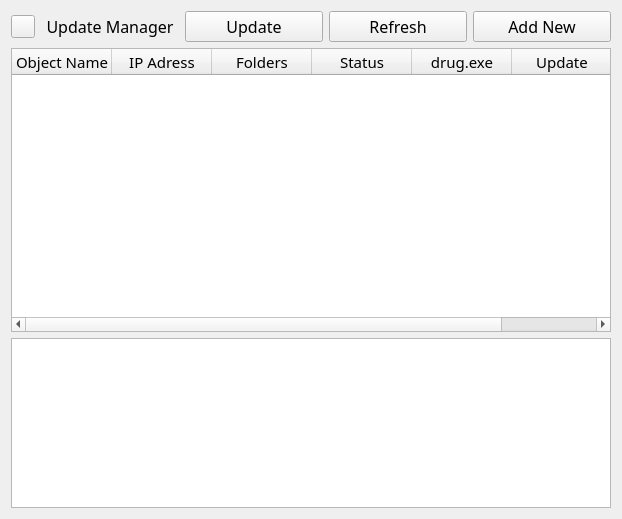
<?xml version="1.0" encoding="UTF-8"?>
<ui version="4.0">
 <class>ServerUpdate</class>
 <widget class="QWidget" name="ServerUpdate">
  <property name="geometry">
   <rect>
    <x>0</x>
    <y>0</y>
    <width>622</width>
    <height>519</height>
   </rect>
  </property>
  <property name="windowTitle">
   <string>Update Manager</string>
  </property>
  <layout class="QGridLayout" name="gridLayout">
   <item row="0" column="4">
    <widget class="QPushButton" name="addButton">
     <property name="font">
      <font>
       <family>Microsoft YaHei</family>
       <pointsize>12</pointsize>
      </font>
     </property>
     <property name="text">
      <string>Add New</string>
     </property>
    </widget>
   </item>
   <item row="0" column="2">
    <widget class="QPushButton" name="serverUpdateButton">
     <property name="font">
      <font>
       <family>Microsoft YaHei</family>
       <pointsize>12</pointsize>
      </font>
     </property>
     <property name="text">
      <string>Update</string>
     </property>
    </widget>
   </item>
   <item row="0" column="3">
    <widget class="QPushButton" name="refreshButton">
     <property name="font">
      <font>
       <family>Microsoft YaHei</family>
       <pointsize>12</pointsize>
      </font>
     </property>
     <property name="text">
      <string>Refresh</string>
     </property>
    </widget>
   </item>
   <item row="0" column="1">
    <widget class="QLabel" name="label">
     <property name="font">
      <font>
       <family>Microsoft YaHei</family>
       <pointsize>12</pointsize>
      </font>
     </property>
     <property name="text">
      <string>Update Manager</string>
     </property>
     <property name="alignment">
      <set>Qt::AlignCenter</set>
     </property>
    </widget>
   </item>
   <item row="0" column="0">
    <widget class="QToolButton" name="toolButton">
     <property name="sizePolicy">
      <sizepolicy hsizetype="Fixed" vsizetype="Fixed">
       <horstretch>0</horstretch>
       <verstretch>2</verstretch>
      </sizepolicy>
     </property>
     <property name="whatsThis">
      <string>&lt;html&gt;&lt;head/&gt;&lt;body&gt;&lt;p&gt;Go back&lt;/p&gt;&lt;/body&gt;&lt;/html&gt;</string>
     </property>
     <property name="inputMethodHints">
      <set>Qt::ImhNone</set>
     </property>
     <property name="text">
      <string/>
     </property>
     <property name="icon">
      <iconset theme="edit-undo">
       <normaloff>.</normaloff>.</iconset>
     </property>
     <property name="autoRepeatInterval">
      <number>100</number>
     </property>
     <property name="toolButtonStyle">
      <enum>Qt::ToolButtonFollowStyle</enum>
     </property>
     <property name="arrowType">
      <enum>Qt::NoArrow</enum>
     </property>
    </widget>
   </item>
   <item row="6" column="0" colspan="5">
    <layout class="QVBoxLayout" name="verticalLayout_2">
     <item>
      <widget class="QTableWidget" name="tableWidget">
       <property name="sizePolicy">
        <sizepolicy hsizetype="Expanding" vsizetype="Expanding">
         <horstretch>0</horstretch>
         <verstretch>5</verstretch>
        </sizepolicy>
       </property>
       <property name="font">
        <font>
         <family>Microsoft YaHei</family>
         <pointsize>11</pointsize>
        </font>
       </property>
       <column>
        <property name="text">
         <string>Object Name</string>
        </property>
       </column>
       <column>
        <property name="text">
         <string>IP Adress</string>
        </property>
       </column>
       <column>
        <property name="text">
         <string>Folders</string>
        </property>
       </column>
       <column>
        <property name="text">
         <string>Status</string>
        </property>
       </column>
       <column>
        <property name="text">
         <string>drug.exe</string>
        </property>
       </column>
       <column>
        <property name="text">
         <string>Update</string>
        </property>
       </column>
      </widget>
     </item>
     <item>
      <widget class="QTextBrowser" name="debugBrowser">
       <property name="sizePolicy">
        <sizepolicy hsizetype="Expanding" vsizetype="Maximum">
         <horstretch>0</horstretch>
         <verstretch>3</verstretch>
        </sizepolicy>
       </property>
       <property name="maximumSize">
        <size>
         <width>16777215</width>
         <height>16777215</height>
        </size>
       </property>
      </widget>
     </item>
    </layout>
   </item>
  </layout>
 </widget>
 <resources/>
 <connections/>
</ui>
